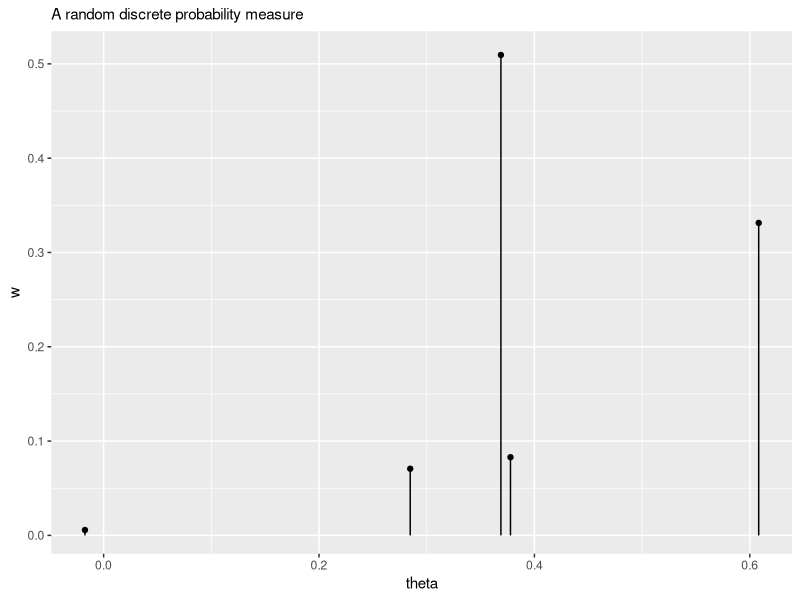

Write R code to recreate this figure.
# Fix K
K <- 5

# Suppose that we have some Gaussian base measure G
theta <- rnorm(n = K, 0, 1)

# Fix alpha
alpha <- c(5, 25, 40, 1, 5)

# Draw weights from the Dirichlet
w <- gtools::rdirichlet(n = 1, alpha = alpha)

discrete_measure <- data.frame(theta = theta, w = t(w))

library(ggplot2)

ggplot(discrete_measure, aes(x = theta, y = w)) +
  geom_point() +
  geom_segment(aes(xend = theta), yend = 0) +
  labs(subtitle = "A random discrete probability measure")
